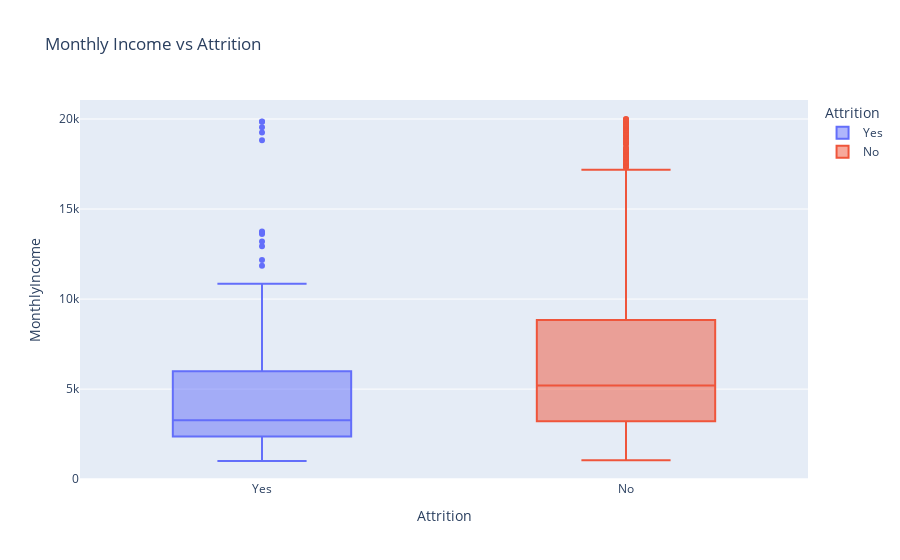

Notebook code cell kept with this figure:
### Markdown cell above
### Monthly Income vs Attrition

### Code cell
px.box(df, x='Attrition', y="MonthlyIncome", color="Attrition", title="Monthly Income vs Attrition").show()

### Figure 1 — Plotly figure (JSON) as saved in the notebook; plotly's stock layout.template omitted (floating-point values rounded to 4 significant figures; data arrays with more than 128 entries replaced by an {"elided": "..."} marker saying what was removed)
{"data": [{"alignmentgroup": "True", "hovertemplate": "Attrition=%{x}<br>MonthlyIncome=%{y}<extra></extra>", "legendgroup": "Yes", "marker": {"color": "#636efa"}, "name": "Yes", "notched": false, "offsetgroup": "Yes", "orientation": "v", "showlegend": true, "type": "box", "x": {"elided": "238 str values"}, "x0": " ", "xaxis": "x", "y": {"elided": "238 int values"}, "y0": " ", "yaxis": "y"}, {"alignmentgroup": "True", "hovertemplate": "Attrition=%{x}<br>MonthlyIncome=%{y}<extra></extra>", "legendgroup": "No", "marker": {"color": "#EF553B"}, "name": "No", "notched": false, "offsetgroup": "No", "orientation": "v", "showlegend": true, "type": "box", "x": {"elided": "1242 str values"}, "x0": " ", "xaxis": "x", "y": {"elided": "1242 int values"}, "y0": " ", "yaxis": "y"}], "layout": {"boxmode": "overlay", "legend": {"title": {"text": "Attrition"}, "tracegroupgap": 0}, "title": {"text": "Monthly Income vs Attrition"}, "xaxis": {"anchor": "y", "categoryarray": ["Yes", "No"], "categoryorder": "array", "domain": [0, 1], "title": {"text": "Attrition"}}, "yaxis": {"anchor": "x", "domain": [0, 1], "title": {"text": "MonthlyIncome"}}}}
